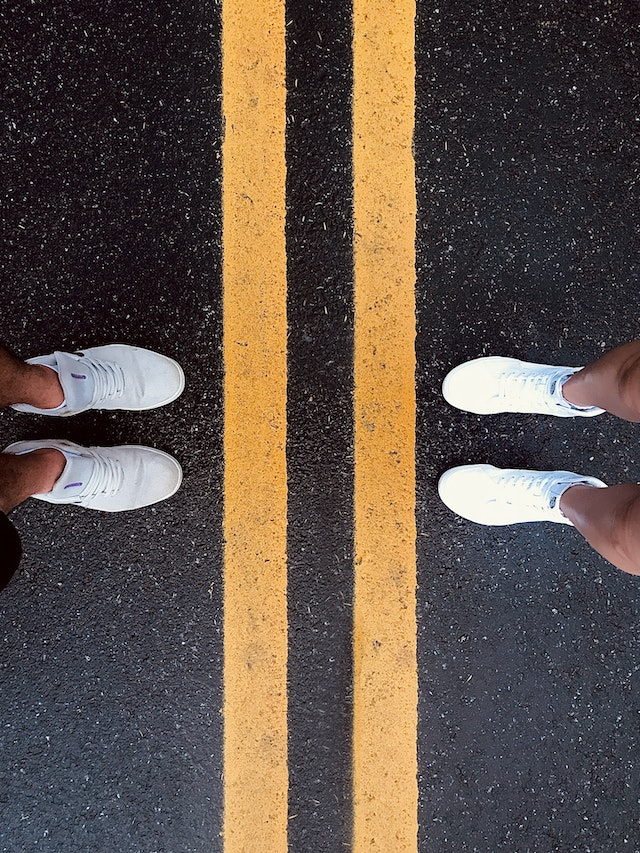
#> input picture Photos/lineOne.jpg, 640 x 853 px
$ python thresh.py
#> lines starting #> are read from the running program, lines starting #| are printed output that depends on the picture; after the words box and inside, x2 and y2 are one past the last pixel; in counts of white or black regions, pixels touching at a corner belong together
import cv2 as cv


# img = cv.imread("Photos/cats.jpg")
# img = cv.imread("Photos/tokyo.jpg")
img = cv.imread("Photos/lineOne.jpg")
#> img is the input picture: shape (853, 640, 3); mean B, G, R 71.5, 81.5, 95.2
# img = cv.imread("Photos/lineTwo.jpg")
# img = cv.imread("Photos/lineThree.jpg")
cv.imshow("OG Image", img)

gray = cv.cvtColor(img, cv.COLOR_BGR2GRAY)
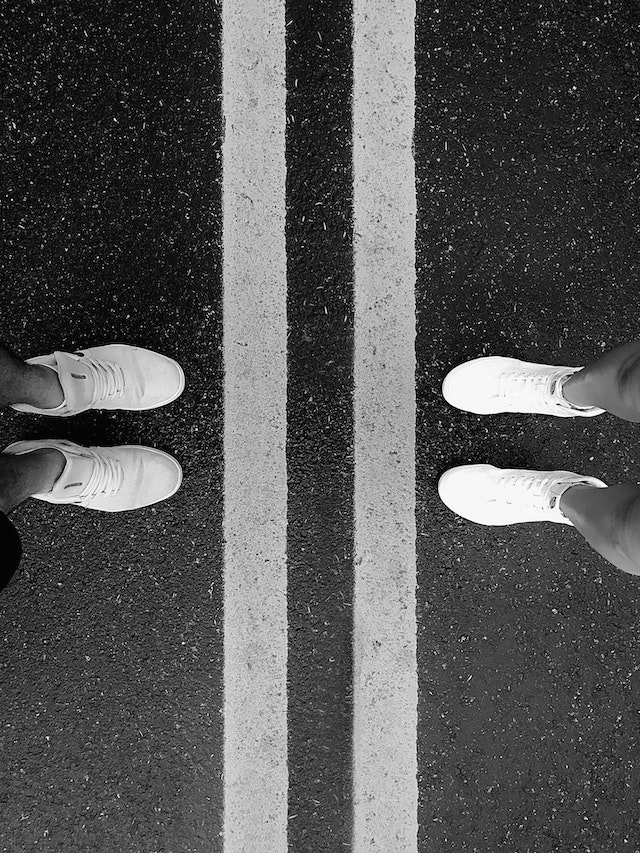
#> gray: shape (853, 640); min 0, max 255, mean 84.4
cv.imshow("Gray Image", gray)

## The main purpose of thresholding is to separate regions of interest from the background or to convert grayscale images into binary images.

## Object Detection and Tracking: In computer vision tasks like object detection and tracking, thresholding can be used to create binary masks of objects, which makes it easier to identify and track them.

## Edge Detection: Thresholding can be used as a preliminary step for edge detection algorithms. By converting an image to binary, it becomes easier to find edges or contours of objects in the scene.


## Simple Thresholding
threshold, thresh = cv.threshold(
    gray, 150, 255, cv.THRESH_BINARY
)  ## 150 -> value of avg intensity threshold, if single pixel > 150, pixel is set to 255(white), < 150 pixel is set to 0(black)
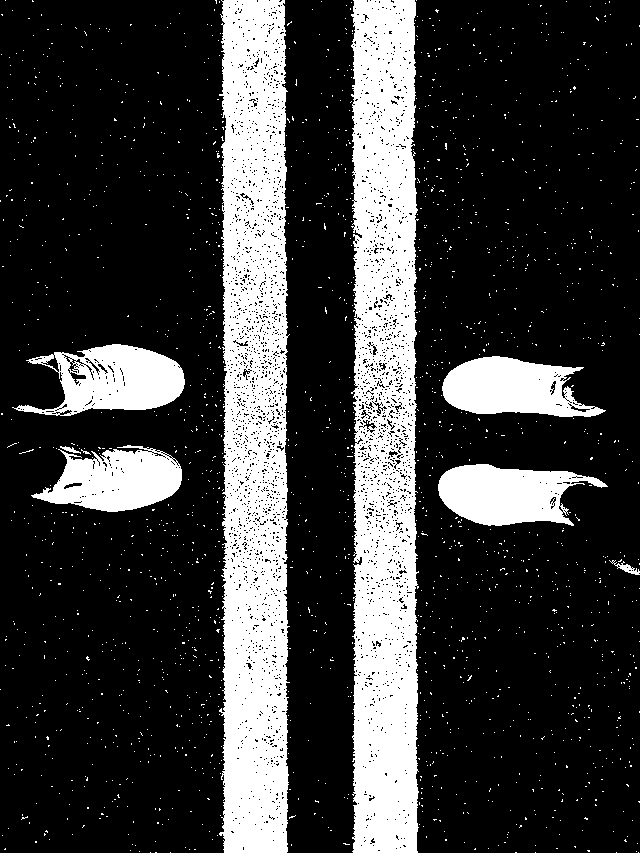
#> thresh: shape (853, 640); 23.7% white; 1853 white regions (1845 under 20 px), largest, box (x1, y1, x2, y2) and area: (219, 0, 290, 853) 50167, (351, 0, 419, 853) 49136, (12, 344, 185, 416) 7058
cv.imshow("Simple Thresholded", thresh)

print(threshold)

threshold, thresh_inv = cv.threshold(gray, 150, 255, cv.THRESH_BINARY_INV)
cv.imshow("Simple Thresholding Inverse", thresh_inv)


## Adaptive Thresholding
adaptive_threshold = cv.adaptiveThreshold(
    gray, 255, cv.ADAPTIVE_THRESH_MEAN_C, cv.THRESH_BINARY, 11, 9
)  ## 11 is the kernel size/ block size, 9 is a constant value subtracted from the mean
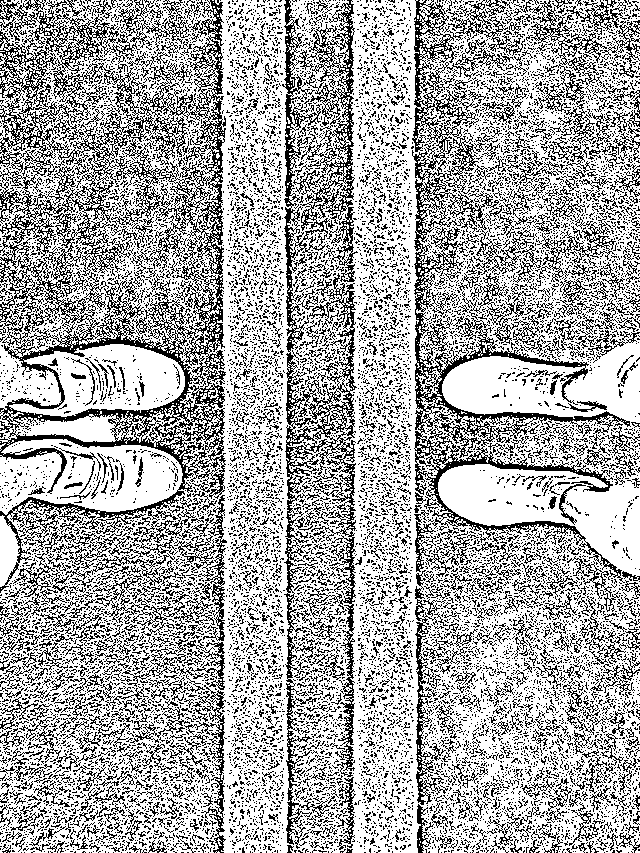
#> adaptive_threshold: shape (853, 640); 67.6% white; black in thin lines or dots
cv.imshow("Adaptive Thresholding", adaptive_threshold)

adaptive_threshold_inv = cv.adaptiveThreshold(
    gray, 255, cv.ADAPTIVE_THRESH_MEAN_C, cv.THRESH_BINARY_INV, 13, 9
)
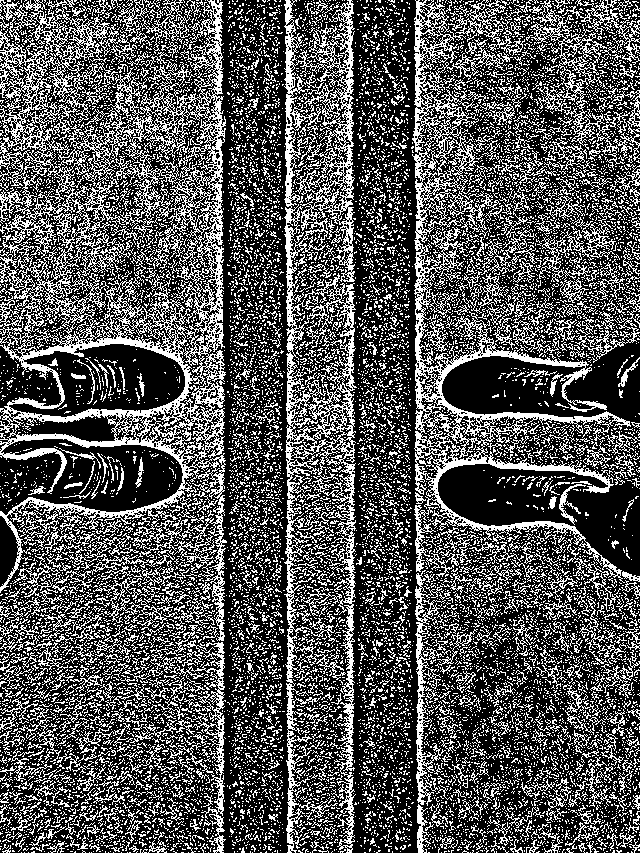
#> adaptive_threshold_inv: shape (853, 640); 33% white in thin lines or dots
cv.imshow("Adaptive Thresholding Inverse", adaptive_threshold_inv)

cv.waitKey(0)

$ run again, with Photos/tokyo.jpg copied over Photos/lineOne.jpg
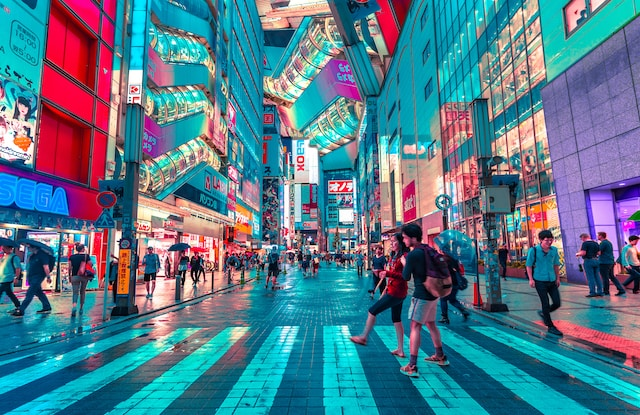
#> input picture Photos/tokyo.jpg, 640 x 415 px
#> img is the input picture: shape (415, 640, 3); mean B, G, R 140.5, 122.1, 85
#> `threshold, thresh = cv.threshold( gray, 150, 255, cv.THRESH_BINARY )`:
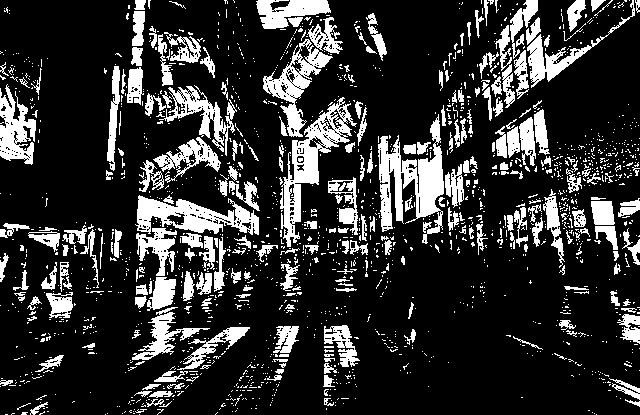
#> thresh: shape (415, 640); 19.7% white; 1742 white regions (1488 under 20 px), largest, box (x1, y1, x2, y2) and area: (378, 114, 444, 244) 3605, (280, 97, 357, 247) 3026, (135, 195, 259, 235) 2462
#> adaptive_threshold: shape (415, 640); 68.4% white; 2175 black regions (1909 under 20 px), largest, box (x1, y1, x2, y2) and area: (391, 0, 640, 415) 16556, (84, 0, 413, 333) 14195, (0, 0, 227, 225) 8772
#> `adaptive_threshold_inv = cv.adaptiveThreshold( gray, 255, cv.ADAPTIVE_..`:
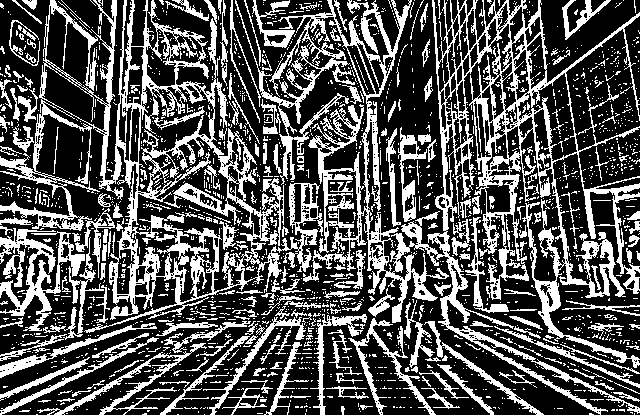
#> adaptive_threshold_inv: shape (415, 640); 33.1% white; 1995 white regions (1759 under 20 px), largest, box (x1, y1, x2, y2) and area: (235, 0, 640, 415) 29732, (0, 0, 323, 333) 19990, (0, 228, 85, 331) 2927

$ run again, with Photos/lineTwo.jpg copied over Photos/lineOne.jpg
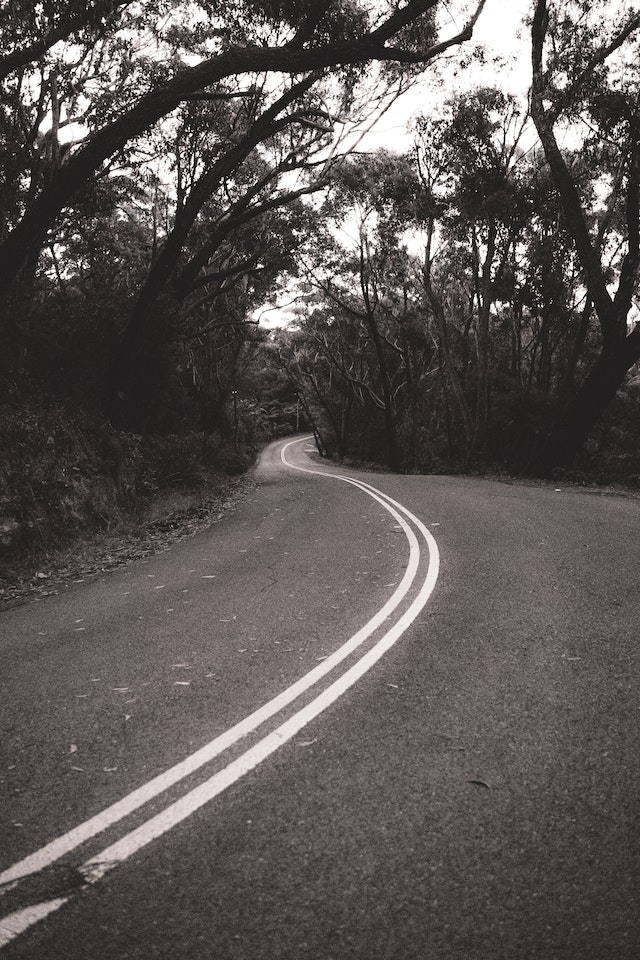
#> input picture Photos/lineTwo.jpg, 640 x 960 px
#> img is the input picture: shape (960, 640, 3); mean B, G, R 85.4, 86.8, 91.9
#> `threshold, thresh = cv.threshold( gray, 150, 255, cv.THRESH_BINARY )`:
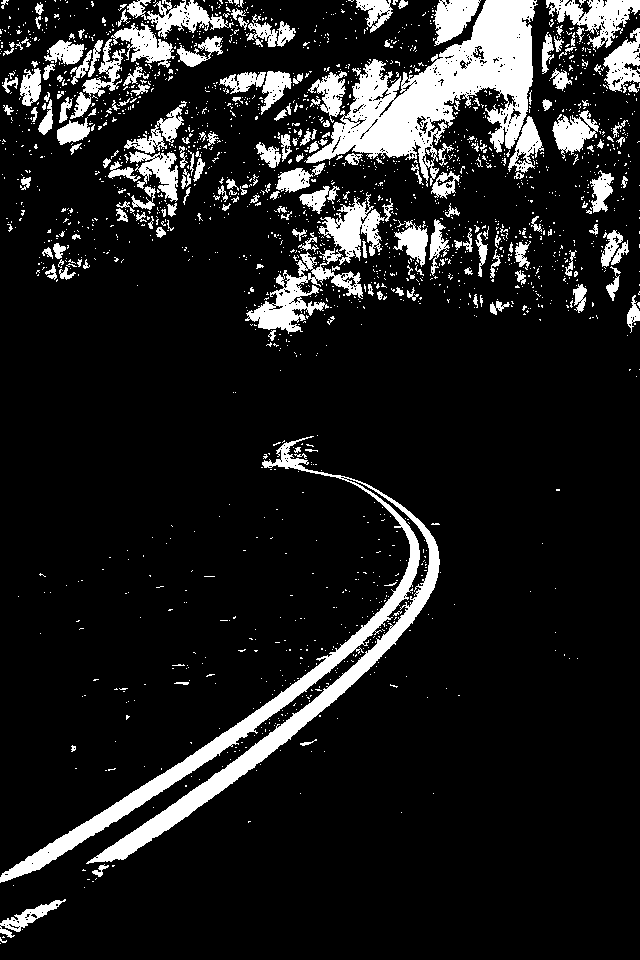
#> thresh: shape (960, 640); 12.4% white; 1988 white regions (1789 under 20 px), largest, box (x1, y1, x2, y2) and area: (0, 436, 440, 883) 16194, (304, 0, 538, 187) 16155, (245, 248, 363, 334) 3032
#> adaptive_threshold: shape (960, 640); 75.2% white; black in thin lines or dots
#> `adaptive_threshold_inv = cv.adaptiveThreshold( gray, 255, cv.ADAPTIVE_..`:
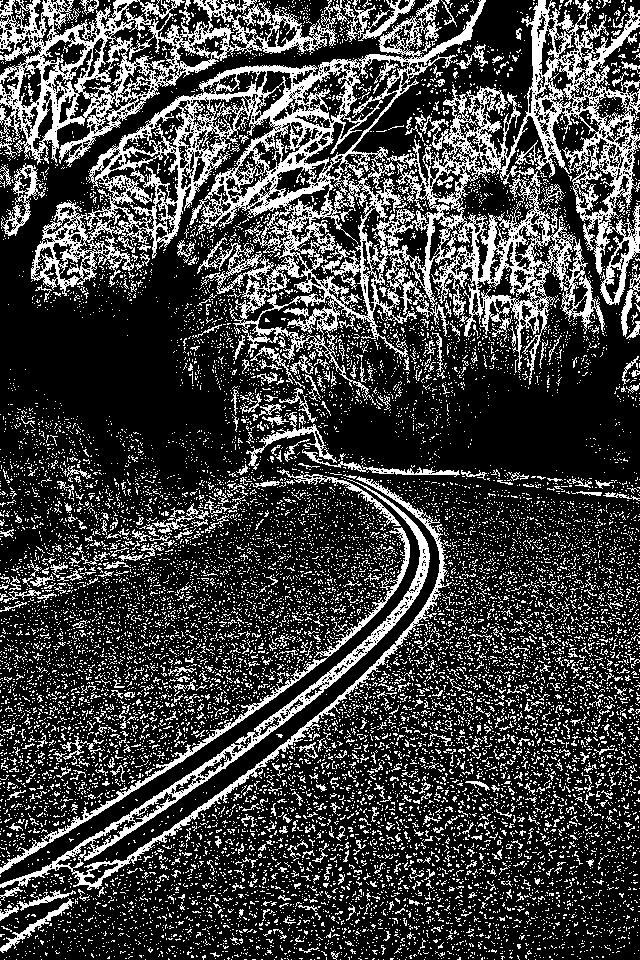
#> adaptive_threshold_inv: shape (960, 640); 25.8% white in thin lines or dots

$ run again, with Photos/lineThree.jpg copied over Photos/lineOne.jpg
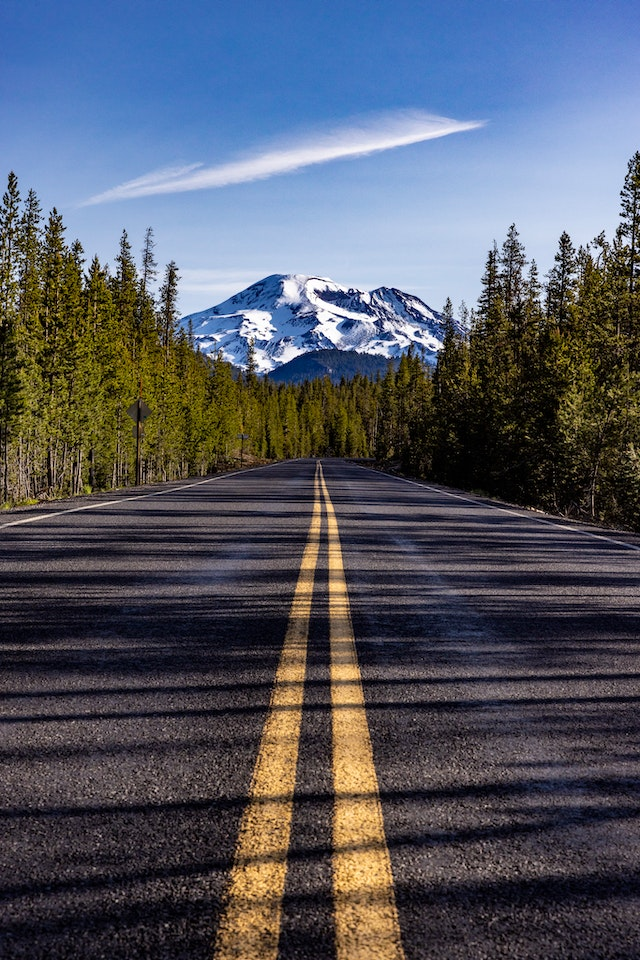
#> input picture Photos/lineThree.jpg, 640 x 960 px
#> img is the input picture: shape (960, 640, 3); mean B, G, R 99.8, 87.9, 83.6
#> `threshold, thresh = cv.threshold( gray, 150, 255, cv.THRESH_BINARY )`:
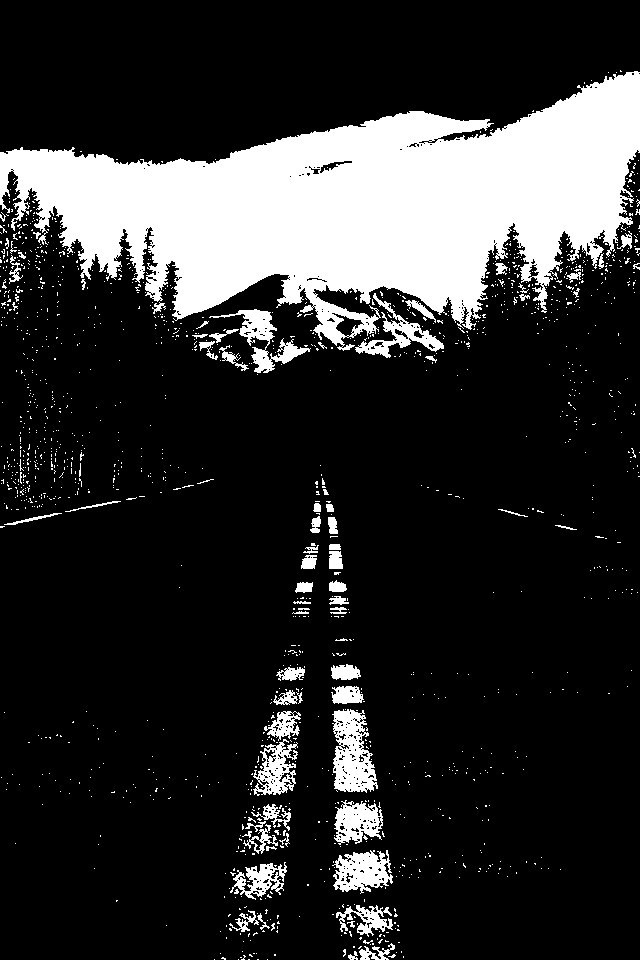
#> thresh: shape (960, 640); 18.2% white; 1459 white regions (1383 under 20 px), largest, box (x1, y1, x2, y2) and area: (0, 71, 640, 351) 90176, (332, 709, 378, 793) 2437, (332, 850, 393, 894) 1679
#> adaptive_threshold: shape (960, 640); 74% white; black in thin lines or dots, all inside (x1, y1, x2, y2) = (0, 104, 640, 960)
#> `adaptive_threshold_inv = cv.adaptiveThreshold( gray, 255, cv.ADAPTIVE_..`:
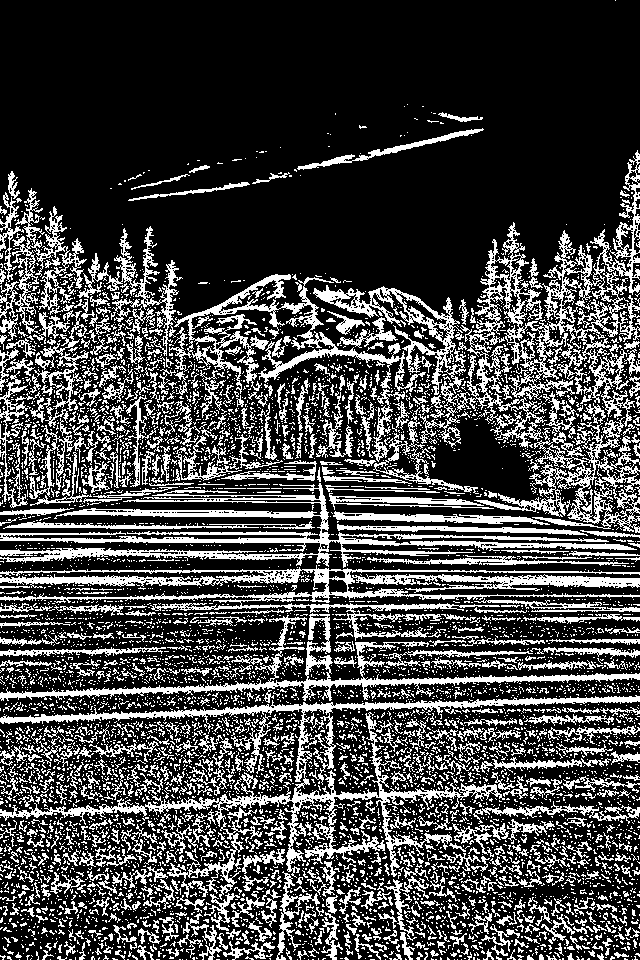
#> adaptive_threshold_inv: shape (960, 640); 26.9% white in thin lines or dots
